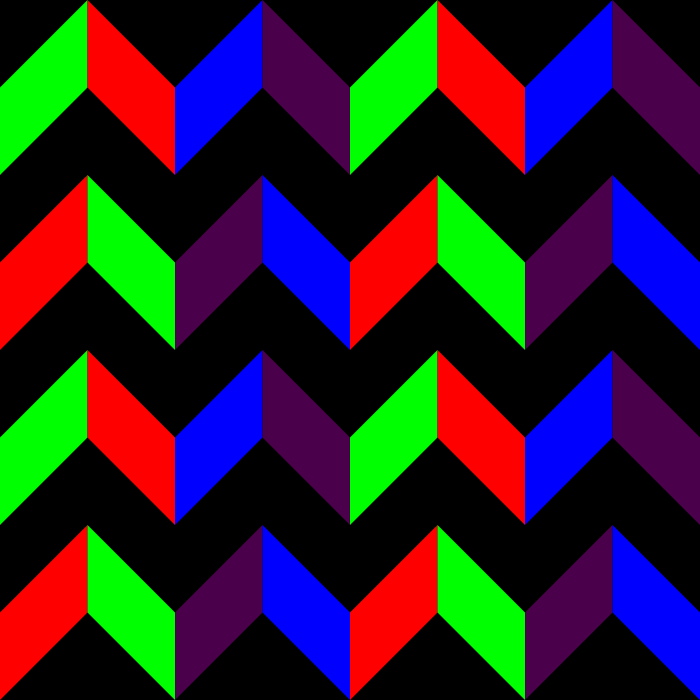
Frame 1 (no input)
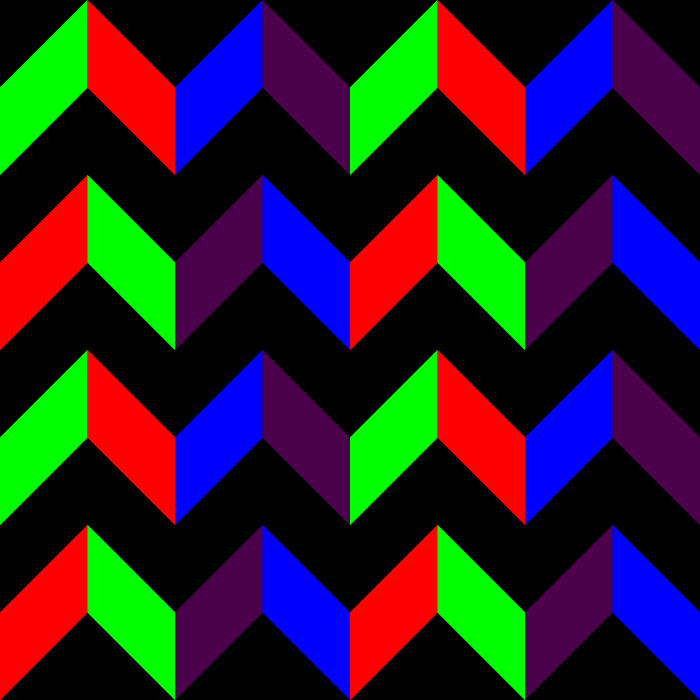
Frame 2 (the mouse pressed at the canvas centre, redrawn once)

The Processing sketch that drew these frames (run headless with seeded random() and noise(); the mouse was pressed at the canvas centre and the sketch redrawn once):

// Processing sketch: processing_72390
// ── processing_72390.pde

int x = 0;
int y = 0;
int r;
int g;
int b;
int r1;
int g1;
int b1;

void setup(){
  size(700,700);
  noStroke();
  background(0); 
}

void draw(){
  for(int rw=0; rw<4; rw++){ //start row loop and repeat 4 times
    y=rw*175; //set Y-axis coordinate, double for each row
    for(int c=0; c<4; c++){ //start column loop and repeat 4 times
      x=c*175; //set X-axis coordinate, double for each column
      if (c % 2 == 0){ //if even column then use color set A
        if (rw % 2 == 0){ //if even row then use color set A
          r=0; g=255; b=0;
          r1=255; g1=0; b1=0;
        } else { //if odd row then alternate color set A
          r=255; g=0; b=0;
          r1=0; g1=255; b1=0;    
        }
      } else { //if odd column then use color set B
        if (rw % 2 == 0){ //if even row then use color set B
          r=0; g=0; b=255;
          r1=75; g1=0; b1=75;
        } else { //if odd row then alternate color set B
          r=75; g=0; b=75;
          r1=0; g1=0; b1=255;    
        }
      }
      fill(r,g,b); //shape part 1/2
      beginShape();
      vertex(x,y+87.5);
      vertex(x+87.5,y);
      vertex(x+87.5,y+87.5);
      vertex(x,y+175);
      endShape();
      fill(r1,g1,b1); //shape part 2/2
      beginShape();
      vertex(x+87.5,y);
      vertex(x+175,y+87.5);
      vertex(x+175,y+175);
      vertex(x+87.5,y+87.5);
      endShape();
    }
  }
  noLoop(); //finish drawing
}
